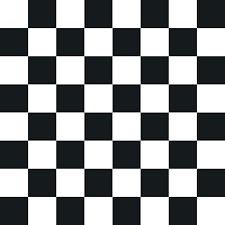
#> input picture CV Lab/lab4/images/chess.png, 225 x 225 px, found by its file name
$ jupyter execute 22p-9252-lab4.ipynb
#> lines starting #> are read from the running program, lines starting #| are printed output that depends on the picture; after the words box and inside, x2 and y2 are one past the last pixel; in counts of white or black regions, pixels touching at a corner belong together
[cell 1]
import numpy as np
import cv2

[cell 2]
def convolution2d(image, kernel):
    image_h, image_w = image.shape
    kernel_h, kernel_w = kernel.shape
    padding_h = (kernel_h - 1) // 2
    padding_w = (kernel_w - 1) // 2
    padded_image = np.pad(image, ((padding_h, padding_h), (padding_w, padding_w)), mode='constant', constant_values=0)
    output = np.zeros((image_h, image_w))

    for i in range(image_h):
        for j in range(image_w):
            new = padded_image[i:i+kernel_h, j:j+kernel_w]
            output[i, j] = np.sum(new * kernel)
    return output

image = np.random.rand(8, 4)

[cell 3]
image = cv2.imread('chess.png', cv2.IMREAD_GRAYSCALE)
#> image: shape (225, 225); min 0, max 255, mean 138.8

[cell 4]
def guassian_filter2d(sigma):
   size = int(2 * (np.pi * sigma))
   if size % 2 == 0:
    size += 1
   kernel = np.zeros((size, size))
   for x in range(size):
       for y in range(size):
           kernel[x, y] = (1/(2 * np.pi * sigma**2)) * np.exp(-((x - size//2)**2 + (y - size//2)**2) / (2 * sigma**2))
   return kernel

[cell 5]
def harris_corner_detector(img, k):
    sobel_x = np.array([[-1, 0, 1], [-2, 0, 2], [-1, 0, 1]])
    sobel_y = np.array([[-1, -2, -1], [0, 0, 0], [1, 2, 1]])

    a = convolution2d(img, sobel_x)
    b = convolution2d(img, sobel_y)
#> after the loop in convolution2d (call 2), `for i in range(image_h):`:
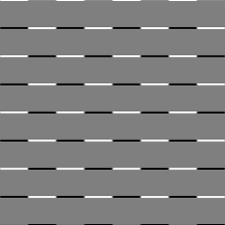
#> output: shape (225, 225) float64; min -1020, max 1020, mean 0; drawn with min black and max white

    A = a * a
    B = b * b
    C = a * b
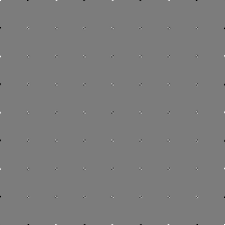
#> C: shape (225, 225) float64; min -554625, max 585225, mean -24.6; drawn with min black and max white

    guass_value = guassian_filter2d(1.5)
    guass_A = convolution2d(A, guass_value)
#> after the loop in convolution2d (call 3), `for i in range(image_h):`:
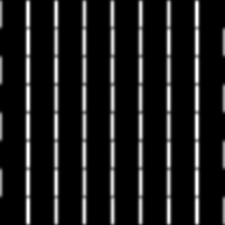
#> output: shape (225, 225) float64; min 0, max 429893.9, mean 48875.8; drawn with min black and max white
    guass_B = convolution2d(B, guass_value)
#> after the loop in convolution2d (call 4), `for i in range(image_h):`:
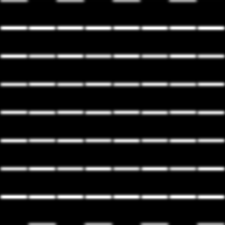
#> output: shape (225, 225) float64; min 0, max 429893.9, mean 48876.3; drawn with min black and max white
    guass_C = convolution2d(C, guass_value)

    # Harris response
    R = (guass_A * guass_B - guass_C ** 2) - k * (guass_A + guass_B) ** 2
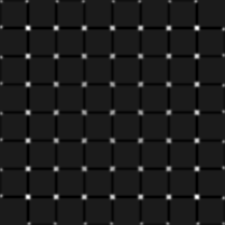
#> R: shape (225, 225) float64; min -7.39e+09, max 6.12e+10, mean 227134732.4; drawn with min black and max white

    # Threshold
    corners = np.zeros_like(R)
    threshold = 0.50 * np.max(R)
#> threshold = 3.06e+10
    corners[R > threshold] = 1

    return corners, R

[cell 6]
import matplotlib.pyplot as plt


corners, R = harris_corner_detector(image, k=0.04)
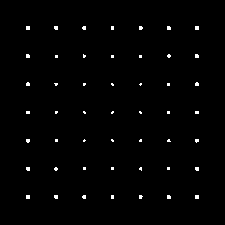
#> corners: shape (225, 225) float64; values 0 (black) and 1 (white), 1.1% white in thin lines or dots, all inside (x1, y1, x2, y2) = (26, 26, 199, 199)

plt.figure(figsize=(8, 8))
plt.imshow(image, cmap='gray')

y, x = np.where(corners == 1)
#> y = 554 values from 26 to 198; x = 554 values, max 198 at index 23, min 26 at index 0, mean 111.9
plt.scatter(x, y, c='b', s=10)
plt.title('Harris Corners')
plt.axis('off')
plt.show()
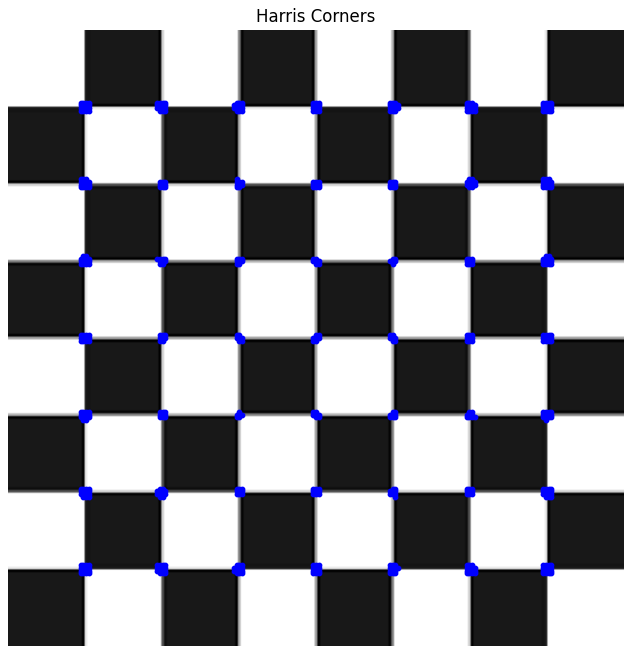
#> figure drawn by matplotlib, 1 panel

[cell 7]
b_corners = cv2.cornerHarris(image,3,3,0.04)
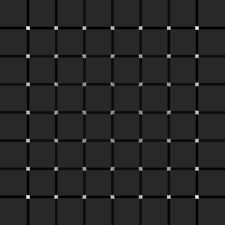
#> b_corners: shape (225, 225) float32; min -0.0129, max 0.0691, mean -0.000845; drawn with min black and max white

threshold = 0.30 * b_corners.max()
#> threshold = 0.0207
y, x = np.where(b_corners > threshold)
#> y = 581 values from 26 to 198; x = 581 values, max 198 at index 24, min 26 at index 0, mean 112

plt.figure(figsize=(8, 8))
plt.imshow(image, cmap='gray')
plt.scatter(x, y, c='b', s=10)
plt.title('Harris Corners (OpenCV)')
plt.axis('off')
plt.show()

[cell 8]
def shiTomashi(img):
    sobel_x = np.array([[-1, 0, 1], [-2, 0, 2], [-1, 0, 1]])
    sobel_y = np.array([[-1, -2, -1], [0, 0, 0], [1, 2, 1]])

    a = convolution2d(img, sobel_x)
    b = convolution2d(img, sobel_y)

    A = a * a
    B = b * b
    C = a * b

    guass_value = guassian_filter2d(1.5)
    guass_A = convolution2d(A, guass_value)
    guass_B = convolution2d(B, guass_value)
    guass_C = convolution2d(C, guass_value)


    # Shi-Tomasi (minimum eigenvalue)
    R = 0.5 * ((guass_A + guass_B) - np.sqrt((guass_A + guass_B) ** 2 - 4 * (guass_A * guass_B - guass_C ** 2) + 1e-10))
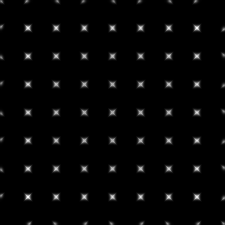
#> R: shape (225, 225) float64; min -5e-06, max 264334, mean 5954.5; drawn with min black and max white

    # Threshold
    corners = np.zeros_like(R)
    threshold = 0.60 * np.max(R)
#> threshold = 158600.4
    corners[R > threshold] = 1

    return corners, R

[cell 9]
corners, R = shiTomashi(image)
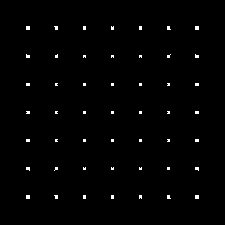
#> corners: shape (225, 225) float64; values 0 (black) and 1 (white), 1% white in thin lines or dots, all inside (x1, y1, x2, y2) = (26, 26, 199, 199)

y, x = np.where(corners == 1)
#> y = 525 values from 26 to 198; x = 525 values, max 198 at index 22, min 26 at index 0, mean 112
plt.figure(figsize=(8, 8))
plt.imshow(image, cmap='gray')
plt.scatter(x, y, c='b', s=10)
plt.title('Shi-Tomasi Corner Detection')
plt.axis('off')
plt.show()

$ run again, with CV Lab/lab4/images/corners.jpeg saved as CV Lab/lab4/images/chess.png
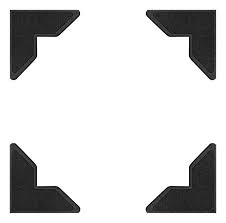
#> input picture CV Lab/lab4/images/corners.jpeg, 226 x 223 px, found by its file name
#> image is the input picture: shape (223, 226); min 0, max 255, mean 211.5
#> padded_image: shape (231, 234) float64
#> in harris_corner_detector, `threshold = 0.50 * np.max(R)`: threshold = 1.27e+10
#> `corners, R = harris_corner_detector(image, k=0.04)`:
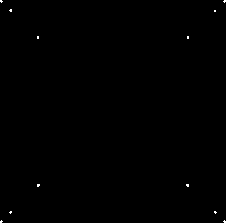
#> corners: shape (223, 226) float64; values 0 (black) and 1 (white), 0.15% white in thin lines or dots
#> `y, x = np.where(corners == 1)`: y = 75 values from 0 to 222; x = 75 values, max 225 at index 3, min 0 at index 0, mean 108.4
#> `threshold = 0.30 * b_corners.max()`: threshold = 0.016
#> `y, x = np.where(b_corners > threshold)`: y = 37 values from 9 to 213; x = 37 values, max 215 at index 5, min 9 at index 1, mean 104.1
#> `plt.show()`:
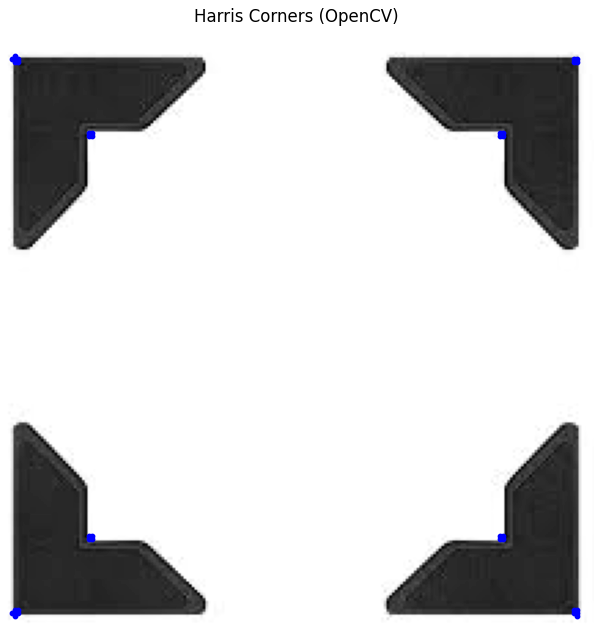
#> figure drawn by matplotlib, 1 panel
#> in shiTomashi, `threshold = 0.60 * np.max(R)`: threshold = 88404.6
#> `y, x = np.where(corners == 1)`: y = 59 values from 0 to 222; x = 59 values, max 225 at index 3, min 0 at index 0, mean 107.7
